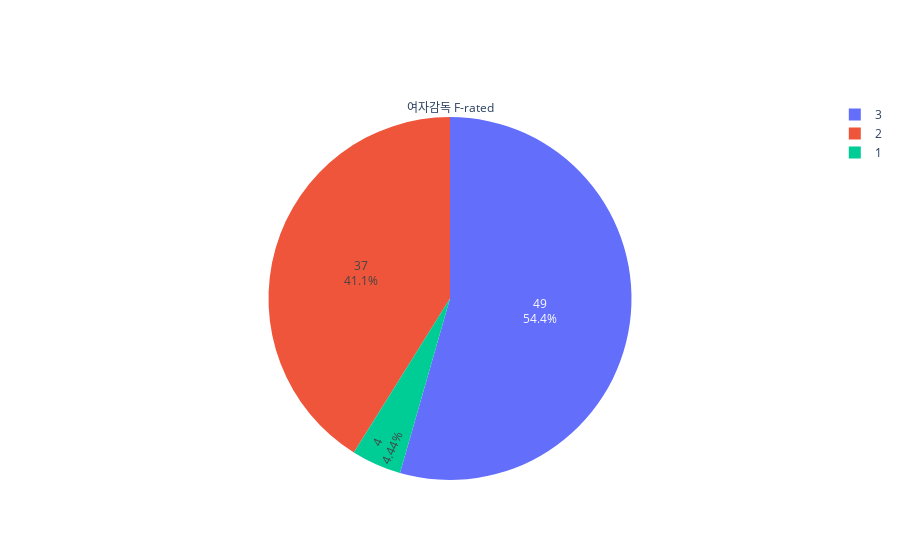

This figure's notebook cell:
### Code cell
labels = w['F-rated'].value_counts().index
values = w['F-rated'].value_counts().values

fig = go.Figure(data=[go.Pie(labels=labels,text=values, values=values, title='여자감독 F-rated')])
fig.show()

### Figure 1 — Plotly figure (JSON) as saved in the notebook; plotly's stock layout.template omitted (floating-point values rounded to 4 significant figures)
{"data": [{"labels": [3, 2, 1], "text": [49, 37, 4], "title": {"text": "여자감독 F-rated"}, "type": "pie", "values": [49, 37, 4]}], "layout": {}}
